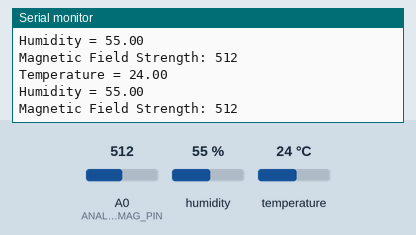
This sketch was run on a simulated Arduino Uno, built with avr-gcc and run on an emulated ATmega328P. On the bench: the last lines printed to the serial monitor. The inputs (shaded band) are chosen by the test bench; at power-on: humidity 55 %, A0 (ANALOG_MAG_PIN) = 512, temperature 24 °C.

Above: at 1.8 s.
1.9 s: humidity set to 22 %
At 2.9 s:
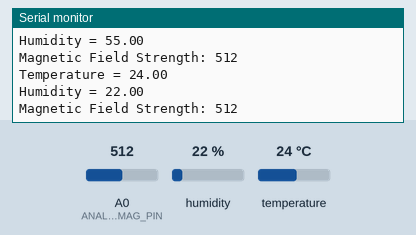
3.4 s: A0 (ANALOG_MAG_PIN) set to 716
At 4.7 s:
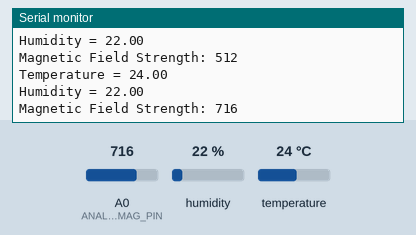
4.9 s: temperature set to 12 °C
At 6.0 s:
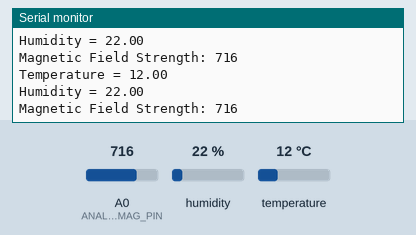
6.4 s: A0 (ANALOG_MAG_PIN) set to 900
At 7.7 s:
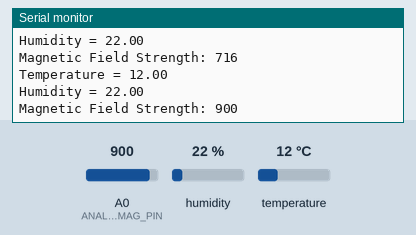
7.9 s: humidity set to 40 %
At 8.9 s:
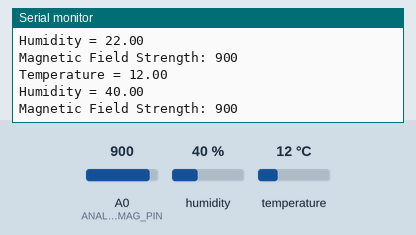
Timing chart, 0 to 10.4 s (numbered marks = the images above; inputs shaded):
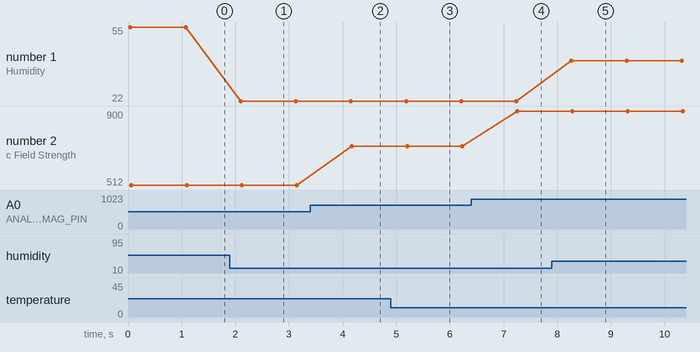

The sketch:

tempHumMag.ino
```cpp
#include <dht.h>

dht DHT;

#define DHT11_PIN 7

//***** MAGNETIC FIELD *****//
int ANALOG_MAG_PIN = A0; //The analog pin for the analog output of the sensor
int DIGITAL_MAG_PIN = 5; //The digital pin for the digital output of the sensor

int mag_D; //Variable to store the digital reading
int mag_A; //Variable to store the analog reading

void setup(){
  Serial.begin(9600);
  pinMode(ANALOG_MAG_PIN, INPUT); //Make the pin you used an input on the Arduino
  pinMode(DIGITAL_MAG_PIN, INPUT); //Make the pin you used an input on the Arduino
}

void loop()
{
  //***** TEMPERATURE & HUMIDITY *****//

  int chk = DHT.read11(DHT11_PIN);
  if (DHT.temperature > -999 || DHT.humidity > -999) {
    Serial.print("Temperature = ");
    Serial.println(DHT.temperature);
    Serial.print("Humidity = ");
    Serial.println(DHT.humidity);
  }

  //***** MAGNETIC FIELD *****//
  mag_A = analogRead(ANALOG_MAG_PIN); //Read the signal from your sensor
  Serial.print("Magnetic Field Strength: "); //Print out the results
  Serial.println(mag_A); //Print the raw analog output

  delay(1000);
}
```

Measured:
- after the input at 1.9 s, the serial monitor: prints a new line after 0.20 s (image 1)
- after the input at 3.4 s, the serial monitor: prints a new line after 0.77 s (image 2)
- after the input at 4.9 s, the serial monitor: prints a new line after 0.26 s (image 3)
- after the input at 6.4 s, the serial monitor: prints a new line after 0.86 s (image 4)
- after the input at 7.9 s, the serial monitor: prints a new line after 0.36 s (image 5)
- plotted number 1: 55 → 22 after the input at 1.9 s, 22 → 40 after the input at 7.9 s
- plotted number 2: 512 → 716 after the input at 3.4 s, 716 → 900 after the input at 6.4 s
